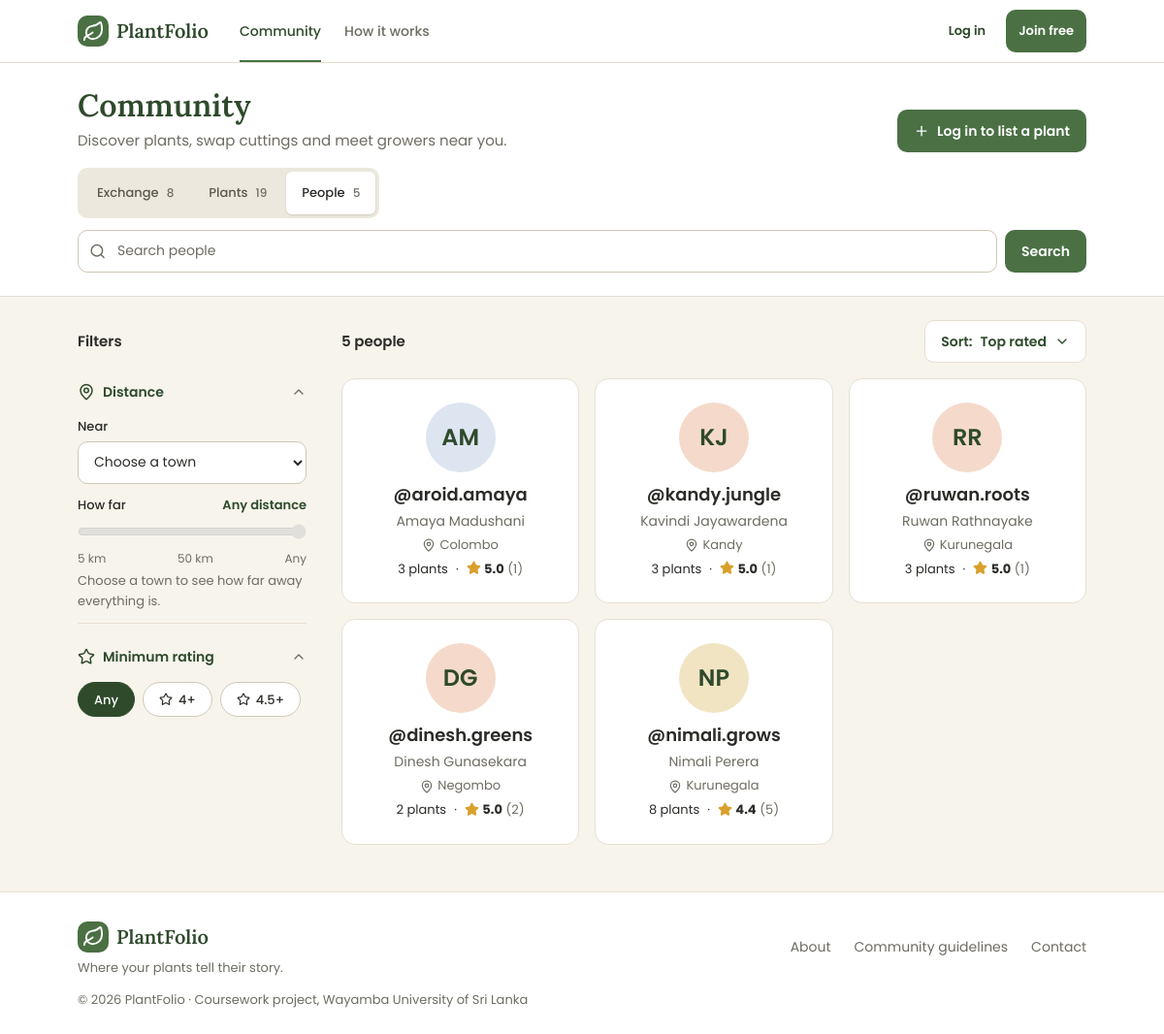
/public/community.php?tab=people, run on the app's committed database.
### tables this page shows
CREATE TABLE users (
    id                  INT UNSIGNED     NOT NULL AUTO_INCREMENT,
    username            VARCHAR(30)      NOT NULL,
    full_name           VARCHAR(100)     NOT NULL,
    email               VARCHAR(255)     NOT NULL,
    phone               VARCHAR(20)      NULL DEFAULT NULL,
    password_hash       VARCHAR(255)     NOT NULL,
    bio                 VARCHAR(500)     NULL DEFAULT NULL,
    town_id             INT UNSIGNED     NULL DEFAULT NULL,
    km_from_town        TINYINT UNSIGNED NULL DEFAULT NULL,
    avatar              VARCHAR(255)     NULL DEFAULT NULL,
    new_plants_public   TINYINT(1)       NOT NULL DEFAULT 1,
    dashboard_reminders TINYINT(1)       NOT NULL DEFAULT 1,
    email_reminders     TINYINT(1)       NOT NULL DEFAULT 0,
    failed_logins       TINYINT UNSIGNED NOT NULL DEFAULT 0,
    locked_until        DATETIME         NULL DEFAULT NULL,
    created_at          DATETIME         NOT NULL DEFAULT CURRENT_TIMESTAMP,
    PRIMARY KEY (id),
    UNIQUE KEY uq_users_username (username),
    UNIQUE KEY uq_users_email (email),
    KEY idx_users_town (town_id),
    CONSTRAINT chk_users_km CHECK (km_from_town BETWEEN 0 AND 30),
     
    CONSTRAINT fk_users_town FOREIGN KEY (town_id) REFERENCES towns (id) ON DELETE RESTRICT
);

CREATE TABLE towns (
    id        INT UNSIGNED  NOT NULL AUTO_INCREMENT,
    name      VARCHAR(100)  NOT NULL,
    latitude  DECIMAL(9,6)  NOT NULL,
    longitude DECIMAL(9,6)  NOT NULL,
    PRIMARY KEY (id),
    UNIQUE KEY uq_towns_name (name)
);

### partials/person-card.php (the view, shortened to what the rows shown need)
<?php
$compact     = !empty($compact);
$plants_text = $member['plant_count'] . ($member['plant_count'] === 1 ? ' plant' : ' plants');
?>
<article class="card person-card<?= $compact ? ' person-card-compact' : '' ?>">
  <?php partial('avatar', $compact ? ['member' => $member] : ['member' => $member, 'size' => 'lg']); ?>
  <div class="person-card-body">
    <h3 class="person-card-username">
      <a class="card-link" href="<?= e(url('user.php?u=' . urlencode($member['username']))) ?>">@<?= e($member['username']) ?></a>
    </h3>
    <?php if ($compact): ?>
      <p class="person-card-stats"><?= e($plants_text) ?> <span aria-hidden="true">·</span> <?php partial('rating', ['rating' => $member]); ?></p>
    <?php else: ?>
      <p class="person-card-name"><?= e($member['full_name']) ?></p>
      <p class="person-card-town"><?= icon('map-pin') ?> <?= e($member['location']) ?></p>
      <p class="person-card-stats"><?= e($plants_text) ?> <span aria-hidden="true">·</span> <?php partial('rating', ['rating' => $member]); ?></p>
    <?php endif; ?>
  </div>
</article>

### public/community.php (shortened to what the rows shown need)
<?php
require_once __DIR__ . '/../includes/helpers.php';
require_once __DIR__ . '/../includes/mock-data.php';
require_once __DIR__ . '/../includes/community-data.php';
$tab  = get_text('tab');
$q                = mb_substr(trim(get_text('q')), 0, 100);
$is_member_search = str_starts_with($q, '@');
$term             = trim(ltrim($q, '@'));
$species_ids = [];
$species_ids = array_values(array_unique($species_ids));
$viewer_town = $current_user['location'] ?? '';
$town_names  = array_keys($mock_towns);
sort($town_names);
$distance_steps = array_map('strval', range(5, 100, 5));
function allowed_text($name, array $allowed, $default = '')
{
    $value = get_text($name);
    return in_array($value, $allowed, true) ? $value : $default;
}
$filters = community_default_filters($tab, $viewer_town);
if ($tab === 'plants') {
    $filters = [
        'species'  => $species_ids,
        'near'     => allowed_text('near', $town_names, $viewer_town),
        'distance' => allowed_text('distance', $distance_steps, '100'),
    ];
} else {
    $filters = [
        'near'     => allowed_text('near', $town_names, $viewer_town),
        'distance' => allowed_text('distance', $distance_steps, '100'),
        'rating'   => allowed_text('rating', ['4', '4.5']),
    ];
}
$near     = $filters['near'];
$sort_options = [
    'plants'   => ['likes' => 'Most liked', 'newest' => 'Newest'],
    'exchange' => ['newest' => 'Newest', 'nearest' => 'Nearest', 'interest' => 'Most interested'],
    'people'   => ['rating' => 'Top rated', 'plants' => 'Most plants'],
][$tab];
$default_sort = array_key_first($sort_options);
$sort         = allowed_text('sort', array_keys($sort_options), $default_sort);
function most_liked_first($a, $b)
{
    return [$b['like_count'], $a['nickname']] <=> [$a['like_count'], $b['nickname']];
}
$plant_filters    = $tab === 'plants' ? $filters : community_default_filters('plants');
$listing_filters  = $tab === 'exchange' ? $filters : community_default_filters('exchange', $viewer_town);
$people_filters   = $tab === 'people' ? $filters : community_default_filters('people');
function with_distance(array $rows, $near, array $towns)
{
    return array_map(fn ($row) => array_merge($row, [
        'distance_km' => $near !== '' ? town_distance_km($towns, $near, $row['location']) : null,
    ]), $rows);
}
$listing_rows = with_distance($mock_listings, $listing_filters['near'], $mock_towns);
$plant_rows   = with_distance($mock_public_plants, $plant_filters['near'], $mock_towns);
$people_rows  = with_distance($mock_users, $people_filters['near'], $mock_towns);
$plants        = community_plants($plant_rows, $term, $plant_filters);
$listings      = community_listings($listing_rows, $term, $listing_filters);
$search_plants = community_plants($mock_public_plants, $term, community_default_filters('plants'));
$people        = community_people($people_rows, $search_plants, $term, $is_member_search, $people_filters);
$counts = ['plants' => count($plants), 'exchange' => count($listings), 'people' => count($people)];
usort($plants, fn ($a, $b) => $sort === 'newest' && $tab === 'plants'
    ? $b['id'] <=> $a['id']
    : most_liked_first($a, $b));
usort($listings, function ($a, $b) use ($sort, $tab) {
    $sort = $tab === 'exchange' ? $sort : 'newest';
    switch ($sort) {
        case 'nearest':
            return [$a['distance_km'], $b['created_at']] <=> [$b['distance_km'], $a['created_at']];
        case 'interest':
            return [$b['interest_count'], $b['created_at']] <=> [$a['interest_count'], $a['created_at']];
        default:
            return $b['created_at'] <=> $a['created_at'];
    }
});
usort($people, function ($a, $b) use ($sort, $tab) {
    $by_plants = $tab === 'people' && $sort === 'plants';
    $first     = $by_plants ? 'plant_count' : 'rating_avg';
    $second    = $by_plants ? 'rating_avg' : 'plant_count';
    return [$b['match_count'], $b[$first] ?? 0, $b[$second] ?? 0, $a['username']]
       <=> [$a['match_count'], $a[$first] ?? 0, $a[$second] ?? 0, $b['username']];
});
$count = $counts[$tab];
if ($tab === 'plants') {
    $results_text = count_words($count, 'plant', 'plants')
                  . ($near !== '' && $filters['distance'] !== '100' ? ' near ' . $near : '');
} elseif ($tab === 'exchange') {
    $results_text = count_words($count, 'open listing', 'open listings')
                  . ($near !== '' && $filters['distance'] !== '100' ? ' near ' . $near : '');
} else {
    $results_text = count_words($count, 'person', 'people')
                  . ($near !== '' && $filters['distance'] !== '100' ? ' near ' . $near : '');
}
$empty          = null;
$popular_plants = [];
$per_page    = 12;
$rows        = ['plants' => $plants, 'exchange' => $listings, 'people' => $people][$tab];
$last_page   = max(1, (int) ceil($count / $per_page));
$page_text   = get_text('page');
$page_number = ctype_digit($page_text) ? min(max(1, (int) $page_text), $last_page) : 1;
$shown_rows  = array_slice($rows, 0, $page_number * $per_page);
include __DIR__ . '/../includes/header.php';
?>
<section class="community-top">
  <div class="container">
    <div class="community-head">
      <div>
        <h1 class="community-title">Community</h1>
      </div>
    </div>
  </div>
</section>
<div class="container page community-body">
  <aside class="community-filters" id="community-filters" aria-labelledby="filters-title" tabindex="-1">
    <div class="filter-head">
      <h2 class="filter-title" id="filters-title">Filters</h2>
    </div>
  </aside>
  <div class="community-results">
    <div class="results-bar">
      <h2 class="results-count"><span data-swap="count" aria-live="polite"><?= e($results_text) ?></span></h2>
    </div>
    <div class="community-main" data-swap="main">
    <?php if ($empty): ?>
      <section class="panel">
        <?php partial('empty-state', $empty); ?>
      </section>
      <?php if ($popular_plants): ?>
        <section class="popular-plants" aria-labelledby="popular-title">
          <h2 class="community-section-title" id="popular-title">Popular plants</h2>
          <p class="popular-text">The most-liked public plants in the community.</p>
          <div class="community-grid community-grid-compact">
            <?php foreach ($popular_plants as $plant): ?>
              <?php partial('plant-card', ['plant' => $plant, 'community' => true, 'show_health' => false]); ?>
            <?php endforeach; ?>
          </div>
        </section>
      <?php endif; ?>
    <?php else: ?>
      <?php if ($tab === 'plants'): ?>
        <div class="community-grid community-grid-compact" data-grid>
          <?php foreach ($shown_rows as $plant): ?>
            <?php partial('plant-card', ['plant' => $plant, 'community' => true, 'show_health' => false]); ?>
          <?php endforeach; ?>
        </div>
      <?php else: ?>
        <div class="people-grid" data-grid>
          <?php foreach ($shown_rows as $member): ?>
            <?php partial('person-card', ['member' => $member]); ?>
          <?php endforeach; ?>
        </div>
      <?php endif; ?>
    <?php endif; ?>
    </div>
  </div>
</div>
<?php include __DIR__ . '/../includes/footer.php'; ?>

### partials/avatar.php
<?php
$avatar_class = 'avatar' . (isset($size) ? ' avatar-' . $size : '');
?>
<?php if (!empty($member['avatar'])): ?>
  <img class="<?= e($avatar_class) ?>" src="<?= e(photo_url($member['avatar'])) ?>" alt="">
<?php else: ?>
  <span class="<?= e($avatar_class) ?> avatar-tint-<?= e(avatar_tint($member['username'])) ?>" aria-hidden="true"><?= e(initials($member['full_name'])) ?></span>
<?php endif; ?>

### partials/rating.php (shortened to what the rows shown need)
<?php if ($rating['rating_count'] > 0): ?>
  <span class="rating">
    <span aria-hidden="true"><?= icon('star') ?> <strong><?= e(number_format($rating['rating_avg'], 1)) ?></strong> <span class="rating-count">(<?= e($rating['rating_count']) ?>)</span></span>
  </span>
<?php else: ?>
  <span class="rating rating-none">No ratings yet</span>
<?php endif; ?>

### data on the page
users: full_name "AM", username "aroid.amaya", full_name "Amaya Madushani", town.name "Colombo", plants_text "3 plants", rating_avg "5.0", rating_count "1"
users: full_name "KJ", username "kandy.jungle", full_name "Kavindi Jayawardena", town.name "Kandy", plants_text "3 plants", rating_avg "5.0", rating_count "1"
users: full_name "RR", username "ruwan.roots", full_name "Ruwan Rathnayake", town.name "Kurunegala", plants_text "3 plants", id "5.0", rating_count "1"
users: full_name "DG", username "dinesh.greens", full_name "Dinesh Gunasekara", town.name "Negombo", plants_text "2 plants", rating_avg "5.0", rating_count "2"
users: full_name "NP", username "nimali.grows", full_name "Nimali Perera", town.name "Kurunegala", plants_text "8 plants", rating_avg "4.4", rating_count "5"

### other printed values
$link['label'] "Community"
$link['label'] "How it works"
$label "Exchange"
$counts[$name] "8"
$label "Plants"
$counts[$name] "19"
$label "People"
$counts[$name] "5"
$distance_words "Any distance"
$label "Any"
$label "4+"
$label "4.5+"
$results_text "5 people"
$sort_options[$sort] "Top rated"
$link['label'] "About"
